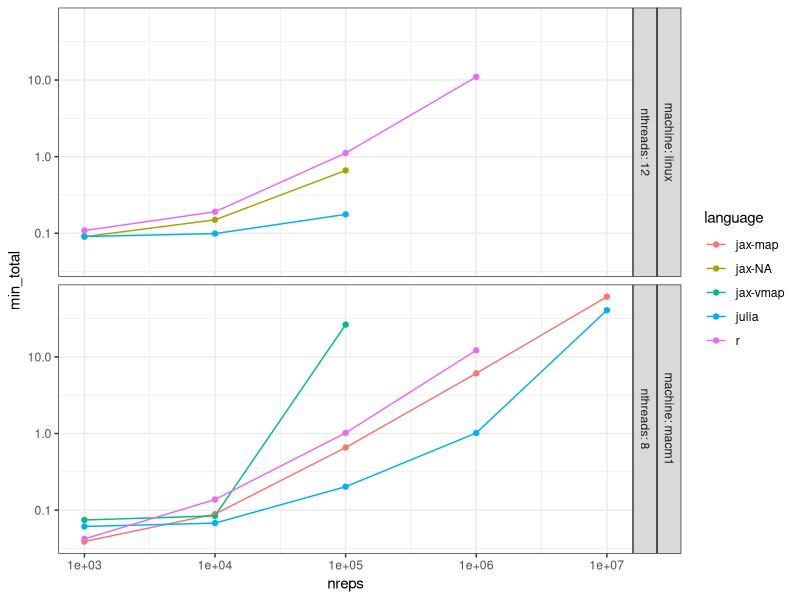
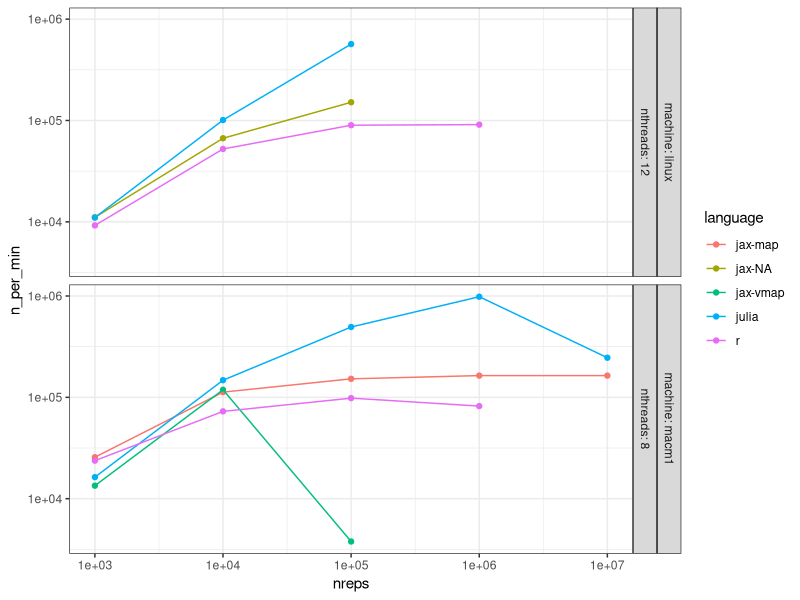
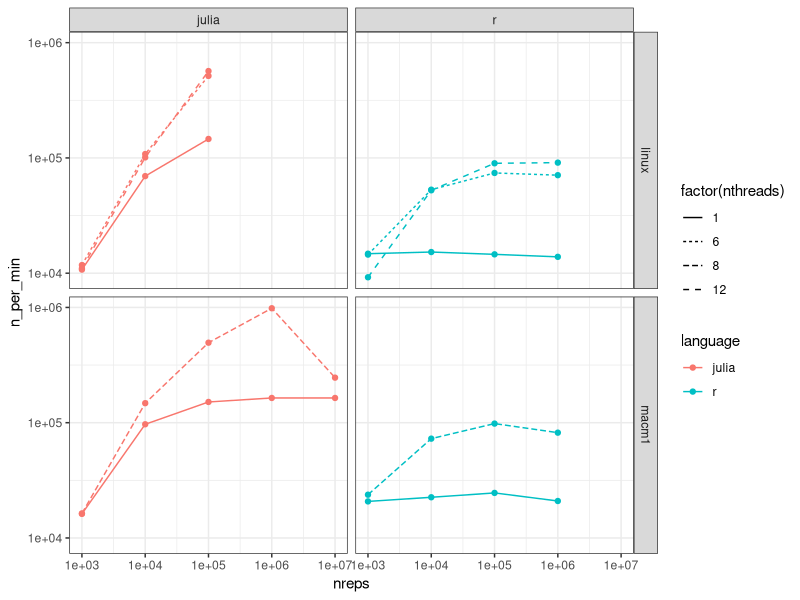

Reproduce these figures in R, in order.
## ---- chunk 1
#| label: fig-times
#| fig-cap: "Time to run experiments on the maximum number of threads"
#| eval: true
#| code-fold: true

suppressMessages({
    library(dplyr)
    library(data.table)
    library(purrr)
    library(stringr)
    library(ggplot2); theme_set(theme_bw())
    library(knitr)
    library(kableExtra)
})

# get timings from mac
lns <- readr::read_lines('timings.txt')
# get timings from linux machine
blns <- readr::read_lines('bashtimings.txt')

# remove lines with warnings / errors printed to txt file
lns <- str_subset(lns, "^Rscript|julia|python")
mtimings <- data.table(raw_string=lns)
btimings <- data.table(raw_string=blns)

# remove white space and first word (for linux)
timings <- rbindlist(list(macm1=mtimings, linux=btimings), idcol='machine')
timings[, string:=str_trim(raw_string)] # remove white space
timings[, string:=str_replace(string, "^real\t", "")] # remove first word linux

# find the language from the string
timings[machine=='macm1', command:=word(string)]
timings[command=='Rscript', language:='r']
timings[command=='python', language:='jax']
timings[command=='julia', language:='julia']
timings[machine=='linux', language:=str_extract(string, "(?<=s )[a-z]+")]

# grab number of threads and reps
timings[, nthreads:=as.integer(str_extract(string, "(\\d+)(?= nthreads)"))]
timings[, max_threads:=max(nthreads, na.rm=T), by='machine']
timings[is.na(nthreads) & language == 'jax', nthreads:=max_threads]
timings[is.na(nthreads) & language %in% c('r', 'julia'), nthreads:=1L]
timings[, nreps:=as.integer(str_extract(string, "(\\d+)(?= nreps)"))]
timings[, max_threads:=max(nthreads), by='machine']

# find jax primitive
timings[, jaxprimitive:=str_extract(string, "(\\w+)(?= primitive)")]
timings[machine=='macm1'&language=='jax'&is.na(jaxprimitive), jaxprimitive:='map']
#timings <- timings[!(language=='jax' & jaxprimitive!='map')]
timings[language=='jax', language:=paste0(language, '-', jaxprimitive)]

# grab the time 
timings[machine=='macm1', time_str:=str_extract(string, "(?<=cpu\\ )(.*)(?= total)")]
timings[, milliseconds:=as.integer(str_extract(time_str, "(\\d+)$"))]
timings[, seconds     :=as.integer(str_extract(time_str, "(\\d+)(?=.)"))]
timings[, minutes     :=as.integer(str_extract(time_str, "(\\d+)(?=:)"))]
timings[, hours       :=as.integer(str_extract(time_str, "(\\d+)(?=:(\\d+:))"))]
timings[machine=='linux', minutes:=as.integer(str_extract(string, "^(\\d+)"))]
timings[machine=='linux', seconds:=as.integer(str_extract(string, "(?<=m)(\\d+)"))]
timings[machine=='linux', milliseconds:=as.integer(str_extract(string, "(\\d+)(?=s)"))]
timings[is.na(minutes), minutes:=0]
timings[is.na(hours), hours:=0]


timings[, sec_total:=60*60*hours + 60*minutes + seconds + milliseconds / 1000]
timings[, min_total:=sec_total / 60]

# add some vars
timings[, n_per_min:=nreps / min_total]
timings[, n_per_min3:=n_per_min/1000]

# remove a couple of failed runs where time went down for more experiments (= out of memmory)
timings <- timings[n_per_min < 1.5e6]


fwrite(timings, 'allresults.csv', row.names=F)

ggplot(timings[nthreads==max_threads], aes(x=nreps, y=min_total, col=language)) +
  geom_point() + geom_line() + 
  scale_x_log10() + scale_y_log10() + 
  # facet_grid(machine+nthreads~jaxprimitive, labeller='label_both')
  facet_grid(machine+nthreads~., labeller='label_both')
## ---- chunk 2
#| label: fig-speeds
#| fig-cap: "Speed: number of repetitions per minute versus of number of experiments"
#| eval: true
#| echo: false

ggplot(timings[nthreads==max_threads], aes(x=nreps, y=n_per_min, col=language)) +
  geom_point() + geom_line() + 
  scale_x_log10() + scale_y_log10() + 
  facet_grid(machine+nthreads~., labeller='label_both')
## ---- chunk 3
#| label: fig-threads
#| fig-cap: "Scaling of speed with number of threads"
#| eval: true
#| echo: false

ggplot(timings[!str_starts(language, 'jax')], aes(x=nreps, y=n_per_min, col=language)) +
  geom_point() + geom_line(aes(linetype=factor(nthreads))) + 
  scale_x_log10() + scale_y_log10() + 
  facet_grid(machine~language)
## ---- chunk 4
#| label: tab-threads
#| tbl-cap: "Scaling of speed with number of threads, number of experiments per minute (1000s)"
#| eval: true
#| echo: false

tw <- dcast(timings[!str_starts(language, 'jax')], language+nreps~machine+nthreads, value.var='n_per_min3')
tw[, `:=`(speedup6=linux_6/linux_1, speedup12=linux_12/linux_1, speedup8=macm1_8/macm1_1)]
outcols <- c('language', 'nreps', 'linux_1', 'linux_6', 'speedup6', 'linux_12', 'speedup12', 'macm1_1', 'macm1_8', 'speedup8')

tw[, .SD, .SDcols=outcols] %>%
  mutate_if(is.double, ~format(round(., 1), nsmall = 1)) %>%
  kable(align='r') %>%
  row_spec(4, hline_after=T) %>%
  column_spec(3, border_right=T) %>%
  column_spec(5, border_right=T) %>%
  column_spec(7, border_right=T) %>%
  column_spec(8, border_left=T, border_right=T) %>%
  kable_styling()
## ---- chunk 5
#| label: tbl-best-per-language
#| tbl-cap: "Best speeds per language and machine"
#| eval: true
#| echo: false

timings[order(-n_per_min), lang_order:=1:.N, by=c('language', 'machine')]
best_r_speeds <- timings[lang_order==1&language=='r', list(n_per_min, machine)]
timings[best_r_speeds, vs_r_speedup:=n_per_min/i.n_per_min, on='machine']

tabcolnames <- c('nreps'='n experiments',
                 'nthreads'='n threads',
                 'min_total'='running time (minutes)',
                 'n_per_min3'='experiments per minute (x1000)',
                 'vs_r_speedup'='speed-up vs best R',
                 'language'='language',
                 'machine'='machine')
tabcols <- names(tabcolnames)

timings[lang_order==1, .SD, .SDcols=tabcols] %>%
    .[order(machine,language)] %>%
    mutate_if(is.double, ~format(round(., 1), nsmall = 1)) %>%
    kable(align='r', col.names=tabcolnames)
## ---- chunk 6
#| label: tbl-topspeeds
#| tbl-cap: "top 10 speeds overall"
#| eval: true
#| echo: false

timings[order(-n_per_min), .SD, .SDcols=tabcols][1:10] %>%
    mutate_if(is.double, ~format(round(., 1), nsmall = 1)) %>%
    kable(align='r', col.names = tabcolnames)
